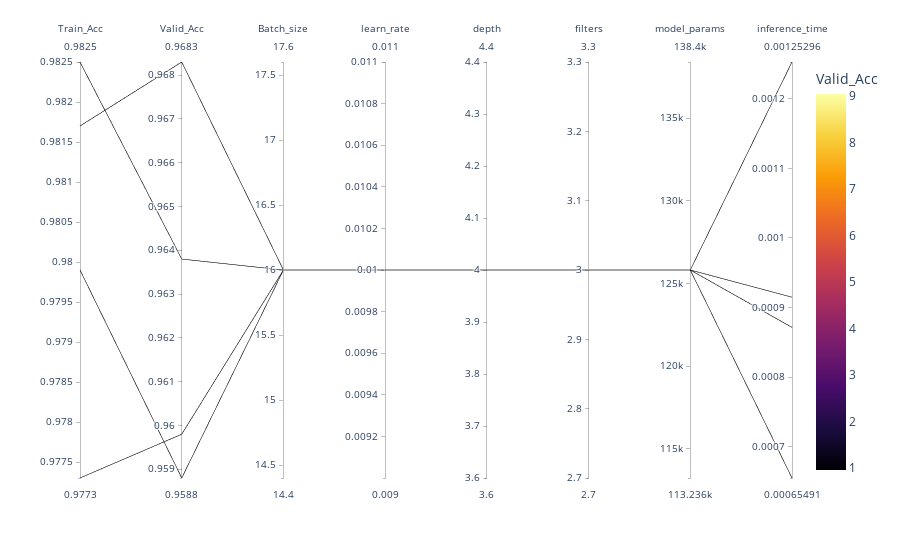

Notebook cell for this chart:
### Code cell
import plotly.express as px

exp = extract_meta(path)

df = px.data.iris()
fig = px.parallel_coordinates(exp, color="Valid_Acc",
                              dimensions=[c for c in exp.keys()],
#                               color_continuous_scale=px.colors.diverging.Armyrose,
                              color_continuous_scale=px.colors.sequential.Inferno,
                              color_continuous_midpoint=5)
fig.show()

### Figure 1 — Plotly figure (JSON) as saved in the notebook; plotly's stock layout.template omitted (floating-point values rounded to 4 significant figures)
{"data": [{"dimensions": [{"label": "Train_Acc", "values": [0.9799, 0.9773, 0.9817, 0.9825]}, {"label": "Valid_Acc", "values": [0.9588, 0.9598, 0.9683, 0.9638]}, {"label": "Batch_size", "values": [16, 16, 16, 16]}, {"label": "learn_rate", "values": [0.01, 0.01, 0.01, 0.01]}, {"label": "depth", "values": [4, 4, 4, 4]}, {"label": "filters", "values": [3, 3, 3, 3]}, {"label": "model_params", "values": [125818, 125818, 125818, 125818]}, {"label": "inference_time", "values": [0.001253, 0.0006549, 0.0008714, 0.0009148]}], "domain": {"x": [0, 1], "y": [0, 1]}, "line": {"color": [0.9588, 0.9598, 0.9683, 0.9638], "coloraxis": "coloraxis"}, "name": "", "type": "parcoords"}], "layout": {"coloraxis": {"cmid": 5, "colorbar": {"title": {"text": "Valid_Acc"}}, "colorscale": [[0, "#000004"], [0.1111, "#1b0c41"], [0.2222, "#4a0c6b"], [0.3333, "#781c6d"], [0.4444, "#a52c60"], [0.5556, "#cf4446"], [0.6667, "#ed6925"], [0.7778, "#fb9b06"], [0.8889, "#f7d13d"], [1, "#fcffa4"]]}, "legend": {"tracegroupgap": 0}, "margin": {"t": 60}}}
